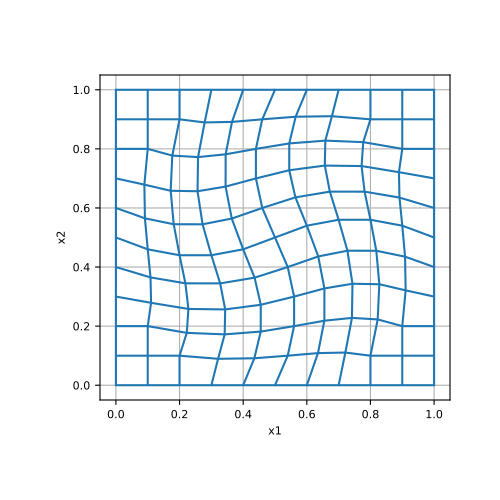

The Python source for this figure:
# Using the :py:func:`~discretize.utils.example_curvilinear_grid` utility,
# we provide an example of a curvilinear mesh.

from discretize import CurvilinearMesh
from discretize.utils import example_curvilinear_grid
import matplotlib.pyplot as plt

# The example grid slightly rotates the nodes in the center of the mesh,

x, y = example_curvilinear_grid([10, 10], "rotate")
x.shape
# (11, 11)
y.shape
# (11, 11)
curvilinear_mesh = CurvilinearMesh([x, y])
curvilinear_mesh.shape_nodes
# (11, 11)

fig = plt.figure(figsize=(5,5))
ax = fig.add_subplot(111)
curvilinear_mesh.plot_grid(ax=ax)
plt.show()
